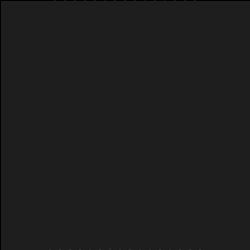
Frame 1 (no input)
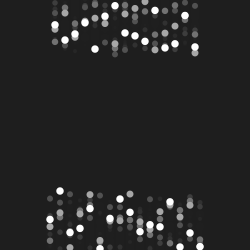
Frame 60 (the mouse pressed at the canvas centre just before this capture)
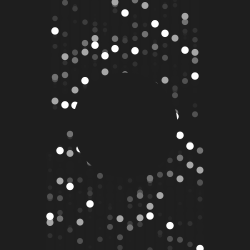
Frame 120 (the mouse held since frame 60 and released just before this capture)

The Processing sketch that drew these frames (run headless with seeded random() and noise(); from frame 60 on, the mouse is pressed at the canvas centre):

// Processing sketch: processing_18363
// ── processing_18363.pde

void setup () {
  size (250, 250);
  background (30);
  smooth ();
  frameRate (18);
}

float a;//alpha
float y;//y position
float rad;//radius

float radCir = 100;

void draw () {
  // setting background loop
  fill (30, 100);
  rect (0, 0, width, height);
  noStroke ();
  
  a += 5;
  y += 1;
  rad += 0.5;
  radCir += 0.5;
  
  //conditions
  if (y > 2*height) {
    y = 0;
  };
  if (a > 255) {
    a = 0;
  };
  if (rad > 8) {
    rad = 1;
  };
  
  //creating random circles goes down
  fill (255);

  ellipse (width/2, random(y), rad, rad);
  ellipse (width/2-10, random(y), rad, rad);
  ellipse (width/2-20, random(y), rad, rad);
  ellipse (width/2-30, random(y), rad, rad);
  ellipse (width/2-40, random(y), rad, rad);
  ellipse (width/2-50, random(y), rad, rad);
  ellipse (width/2-60, random(y), rad, rad);
  ellipse (width/2-70, random(y), rad, rad);
  
  ellipse (width/2+10, random(y), rad, rad);
  ellipse (width/2+20, random(y), rad, rad);
  ellipse (width/2+30, random(y), rad, rad);
  ellipse (width/2+40, random(y), rad, rad);
  ellipse (width/2+50, random(y), rad, rad);
  ellipse (width/2+60, random(y), rad, rad);
  ellipse (width/2+70, random(y), rad, rad);
  
  ellipse (width/2-5, height-random(y), rad, rad);
  ellipse (width/2-15, height-random(y), rad, rad);
  ellipse (width/2-25, height-random(y), rad, rad);
  ellipse (width/2-35, height-random(y), rad, rad);
  ellipse (width/2-45, height-random(y), rad, rad);
  ellipse (width/2-55, height-random(y), rad, rad);
  ellipse (width/2-65, height-random(y), rad, rad);
  ellipse (width/2-75, height-random(y), rad, rad);
  
  ellipse (width/2+5, height-random(y), rad, rad);
  ellipse (width/2+15, height-random(y), rad, rad);
  ellipse (width/2+25, height-random(y), rad, rad);
  ellipse (width/2+35, height-random(y), rad, rad);
  ellipse (width/2+45, height-random(y), rad, rad);
  ellipse (width/2+55, height-random(y), rad, rad);
  ellipse (width/2+65, height-random(y), rad, rad);
  ellipse (width/2+75, height-random(y), rad, rad);
  
  fill (30);
  if (radCir > 105) {
    radCir = 100;
  };
  ellipse (width/2, height/2, radCir, radCir);
}
